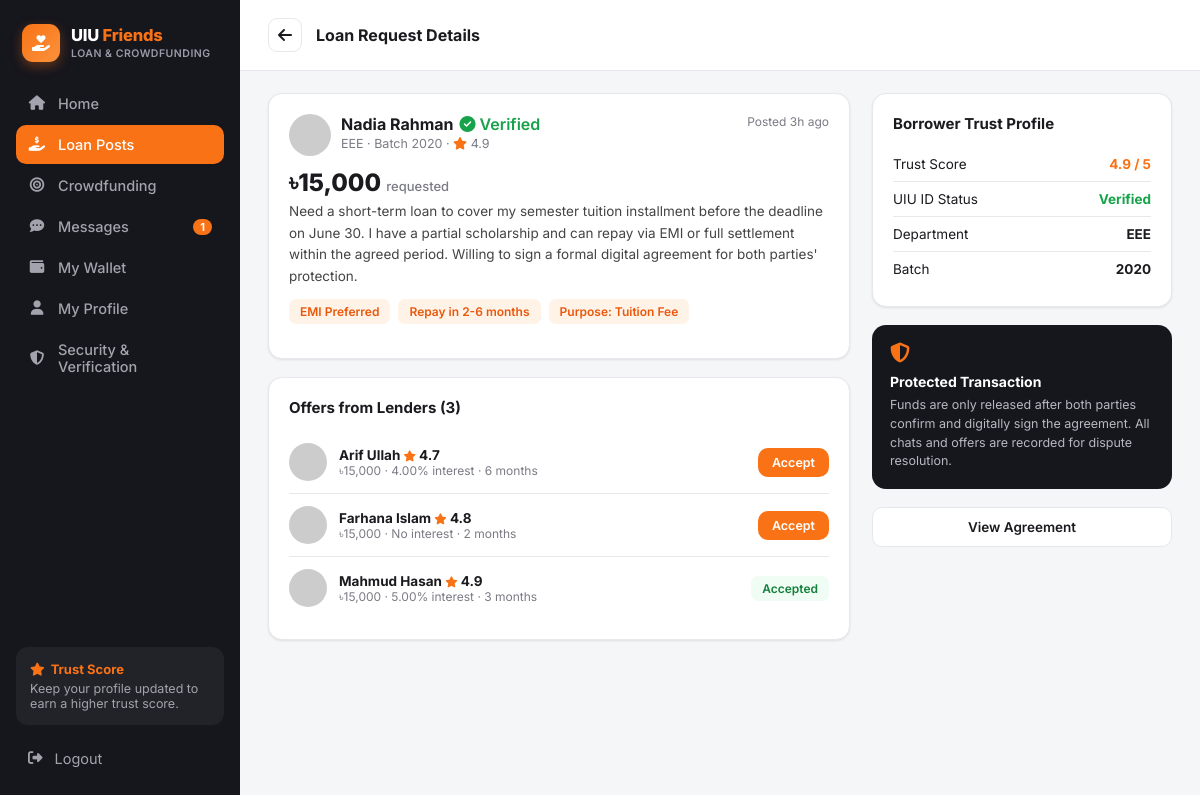
/loan_details.php?id=1 (signed in), run on the app's committed database.
### tables this page shows
CREATE TABLE loan_posts (
    id                  INT AUTO_INCREMENT PRIMARY KEY,
    user_id             INT NOT NULL,
    amount              DECIMAL(12,2) NOT NULL,
    purpose             VARCHAR(100)  NOT NULL,
    description         TEXT          NOT NULL,
    emi_ok              TINYINT(1)    NOT NULL DEFAULT 0,
    repay_period_text   VARCHAR(60)   NOT NULL,       
    status              ENUM('open','funded','closed') NOT NULL DEFAULT 'open',
    admin_status        ENUM('pending','approved','removed') NOT NULL DEFAULT 'approved',
    created_at          DATETIME NOT NULL DEFAULT CURRENT_TIMESTAMP,
    FOREIGN KEY (user_id) REFERENCES users(id) ON DELETE CASCADE
);

CREATE TABLE users (
    id                      INT AUTO_INCREMENT PRIMARY KEY,
    full_name               VARCHAR(120)  NOT NULL,
    email                   VARCHAR(150)  NOT NULL UNIQUE,
    password_hash           VARCHAR(255)  NOT NULL,
    student_id              VARCHAR(30)   NOT NULL UNIQUE,
    department              VARCHAR(20)   NOT NULL,
    batch                   VARCHAR(10)   NOT NULL,
    phone                   VARCHAR(20)   DEFAULT NULL,
    avatar                  VARCHAR(255)  DEFAULT 'assets/img/default-avatar.svg',
    role                    ENUM('user','admin') NOT NULL DEFAULT 'user',
    trust_score             DECIMAL(3,2)  NOT NULL DEFAULT 4.00,
    uiu_id_verified         TINYINT(1)    NOT NULL DEFAULT 0,
    email_verified          TINYINT(1)    NOT NULL DEFAULT 0,
    phone_verified          TINYINT(1)    NOT NULL DEFAULT 0,
    payment_linked          TINYINT(1)    NOT NULL DEFAULT 0,
    agreement_accepted      TINYINT(1)    NOT NULL DEFAULT 0,
    status                  ENUM('active','suspended') NOT NULL DEFAULT 'active',
    created_at              DATETIME      NOT NULL DEFAULT CURRENT_TIMESTAMP
);

CREATE TABLE loan_offers (
    id              INT AUTO_INCREMENT PRIMARY KEY,
    loan_post_id    INT NOT NULL,
    lender_id       INT NOT NULL,
    amount          DECIMAL(12,2) NOT NULL,
    interest_rate   DECIMAL(5,2)  NOT NULL DEFAULT 0,
    tenure_months   INT NOT NULL,
    status          ENUM('pending','accepted','rejected','withdrawn') NOT NULL DEFAULT 'pending',
    created_at      DATETIME NOT NULL DEFAULT CURRENT_TIMESTAMP,
    FOREIGN KEY (loan_post_id) REFERENCES loan_posts(id) ON DELETE CASCADE,
    FOREIGN KEY (lender_id) REFERENCES users(id) ON DELETE CASCADE
);

### includes/functions.php (called while the page is built, shortened)
<?php
require_once __DIR__ . '/../config/db.php';
function is_logged_in(): bool {
    return isset($_SESSION['user_id']);
}
function current_user(): ?array {
    global $pdo;
    $stmt = $pdo->prepare("SELECT * FROM users WHERE id = ?");
    $stmt->execute([$_SESSION['user_id']]);
    $cache = $stmt->fetch();
    return $cache;
}
function e(?string $str): string {
    return htmlspecialchars($str ?? '', ENT_QUOTES, 'UTF-8');
}
function taka(float $amount): string {
    return '৳' . number_format($amount, $amount == floor($amount) ? 0 : 2);
}
function time_ago(string $datetime): string {
    $diff = time() - strtotime($datetime);
    if ($diff < 86400) return floor($diff / 3600) . 'h ago';
    return floor($diff / 86400) . 'd ago';
}

### loan_details.php (the view, shortened to what this page needs)
<?php
require_once __DIR__ . '/includes/functions.php';
$u = current_user();
$id = (int)($_GET['id'] ?? 0);
$stmt = $pdo->prepare("SELECT lp.*, u.full_name, u.department, u.batch, u.trust_score, u.uiu_id_verified, u.avatar, u.id as owner_id
    FROM loan_posts lp JOIN users u ON u.id = lp.user_id WHERE lp.id = ?");
$stmt->execute([$id]);
$post = $stmt->fetch();
$isOwner = $post['owner_id'] == $u['id'];
$offStmt = $pdo->prepare("SELECT lo.*, u.full_name, u.avatar, u.trust_score FROM loan_offers lo JOIN users u ON u.id=lo.lender_id WHERE lo.loan_post_id=? ORDER BY lo.created_at DESC");
$offStmt->execute([$id]);
$offers = $offStmt->fetchAll();
$agStmt = $pdo->prepare("SELECT id FROM agreements WHERE loan_post_id=? LIMIT 1");
$agStmt->execute([$id]);
$existingAgreement = $agStmt->fetch();
include __DIR__ . '/includes/header.php';
?>
<div class="app-shell">
  <?php include __DIR__ . '/includes/sidebar.php'; ?>
  <div class="main-area">
    <div class="page-header">
      <a href="loan_posts.php" class="back-btn"><i class="fa-solid fa-arrow-left"></i></a>
      <h1>Loan Request Details</h1>
    </div>
    <div class="detail-wrap">
      <div class="detail-main">
        <div class="card">
          <div class="post-head">
            <div class="post-user">
              <img src="<?= e($post['avatar']) ?>" alt="">
              <div>
                <div class="name" style="font-size:16px;"><?= e($post['full_name']) ?> <?= $post['uiu_id_verified'] ? '<span class="badge-verified"><i class="fa-solid fa-circle-check"></i> Verified</span>' : '' ?></div>
                <div class="meta"><?= e($post['department']) ?> · Batch <?= e($post['batch']) ?> · <i class="fa-solid fa-star" style="color:#f97316"></i> <?= number_format($post['trust_score'],1) ?></div>
              </div>
            </div>
            <div class="post-time">Posted <?= time_ago($post['created_at']) ?></div>
          </div>
          <div class="post-amount"><?= taka($post['amount']) ?> <span>requested</span></div>
          <div class="post-desc"><?= nl2br(e($post['description'])) ?></div>
          <div class="tag-row">
            <?php if ($post['emi_ok']): ?><span class="tag">EMI Preferred</span><?php endif; ?>
            <span class="tag"><?= e($post['repay_period_text']) ?></span>
            <span class="tag">Purpose: <?= e($post['purpose']) ?></span>
          </div>
        </div>
        <div class="card">
          <h3>Offers from Lenders (<?= count($offers) ?>)</h3>
          <?php foreach ($offers as $o): ?>
            <div class="offer-item">
              <img src="<?= e($o['avatar']) ?>" alt="">
              <div>
                <div class="name"><?= e($o['full_name']) ?> <i class="fa-solid fa-star" style="color:#f97316;font-size:11px;"></i> <?= number_format($o['trust_score'],1) ?></div>
                <div class="sub"><?= taka($o['amount']) ?> · <?= $o['interest_rate'] > 0 ? $o['interest_rate'].'% interest' : 'No interest' ?> · <?= $o['tenure_months'] ?> months</div>
              </div>
              <?php if ($o['status'] === 'accepted'): ?>
                <span class="tag" style="background:#f0fdf4;color:#15803d;">Accepted</span>
              <?php elseif ($o['status'] === 'rejected'): ?>
                <span class="tag" style="background:#fef2f2;color:#b91c1c;">Not selected</span>
              <?php elseif ($isOwner && $post['status'] === 'open'): ?>
                <form method="post">
                  <button type="submit" class="btn btn-primary btn-sm">Accept</button>
                </form>
              <?php else: ?>
                <span class="tag">Pending</span>
              <?php endif; ?>
            </div>
          <?php endforeach; ?>
        </div>
      </div>
      <div class="detail-side">
        <div class="card">
          <h3>Borrower Trust Profile</h3>
          <div class="info-row"><span>Trust Score</span><span class="val orange"><?= number_format($post['trust_score'],1) ?> / 5</span></div>
          <div class="info-row"><span>UIU ID Status</span><span class="val <?= $post['uiu_id_verified']?'green':'' ?>"><?= $post['uiu_id_verified'] ? 'Verified' : 'Pending' ?></span></div>
          <div class="info-row"><span>Department</span><span class="val"><?= e($post['department']) ?></span></div>
          <div class="info-row"><span>Batch</span><span class="val"><?= e($post['batch']) ?></span></div>
        </div>
        <div class="safety-box">
          <i class="fa-solid fa-shield-halved"></i>
          <h4>Protected Transaction</h4>
          <p>Funds are only released after both parties confirm and digitally sign the agreement. All chats and offers are recorded for dispute resolution.</p>
        </div>
        <?php if ($existingAgreement): ?>
        <a href="agreement.php?id=<?= $existingAgreement['id'] ?>" class="btn btn-outline btn-block">View Agreement</a>
        <?php endif; ?>
      </div>
    </div>
  </div>
</div>
</body>
</html>

### assets/css/style.css (style rules this page uses)
:root { --orange: #f97316; --orange-dark: #ea580c; --sidebar-bg: #16161d; --sidebar-text: #a3a3ad; --sidebar-active: #f97316; --bg: #f5f6f8; --card-bg: #ffffff; --border: #e8e8ec; --text-dark: #1a1a1f; --text-muted: #7b7b85; --green: #16a34a; --radius: 14px; --shadow: 0 1px 3px rgba(0,0,0,.06), 0 1px 2px rgba(0,0,0,.04); }
* { box-sizing: border-box; }
body { margin: 0; font-family: 'Inter', -apple-system, BlinkMacSystemFont, 'Segoe UI', sans-serif; background: var(--bg); color: var(--text-dark); }
a { text-decoration: none; color: inherit; }
img { max-width: 100%; display: block; }
button { font-family: inherit; cursor: pointer; }
.app-shell { display: flex; min-height: 100vh; }
.main-area { flex: 1; min-width: 0; display: flex; flex-direction: column; }
.badge-verified { color: var(--green); font-weight: 600; display:inline-flex; align-items:center; gap:4px; }
.card { background: var(--card-bg); border: 1px solid var(--border); border-radius: var(--radius); box-shadow: var(--shadow); padding: 20px; }
.card h3 { margin: 0 0 14px; font-size: 15px; }
.btn { border: none; border-radius: 10px; padding: 11px 18px; font-size: 13.5px; font-weight: 600; display: inline-flex; align-items: center; gap: 8px; }
.btn-primary { background: var(--orange); color: #fff; }
.btn-outline { background: #fff; border: 1px solid var(--border); color: var(--text-dark); }
.btn-block { width: 100%; justify-content: center; }
.btn-sm { padding: 7px 14px; font-size: 12.5px; }
.post-head { display: flex; justify-content: space-between; align-items: flex-start; }
.post-user { display: flex; gap: 10px; }
.post-user img { width: 42px; height: 42px; border-radius: 50%; object-fit: cover; }
.post-user .name { font-weight: 700; font-size: 14.5px; display:flex; gap:6px; align-items:center; }
.post-user .meta { font-size: 12.5px; color: var(--text-muted); margin-top:2px; }
.post-time { font-size: 12px; color: var(--text-muted); }
.post-amount { font-size: 24px; font-weight: 800; margin: 12px 0 4px; }
.post-amount span { font-size: 13px; font-weight: 500; color: var(--text-muted); }
.post-desc { font-size: 13.5px; color: #444; line-height: 1.6; margin-bottom: 12px; }
.tag-row { display: flex; gap: 8px; flex-wrap: wrap; margin-bottom: 14px; }
.tag { background: #fff3e8; color: var(--orange-dark); font-size: 12px; font-weight: 600; padding: 5px 11px; border-radius: 7px; }
.safety-box { background: var(--sidebar-bg); color: #fff; border-radius: var(--radius); padding: 18px; }
.safety-box i { color: var(--orange); font-size: 20px; margin-bottom: 10px; }
.safety-box h4 { margin: 0 0 6px; font-size: 14px; }
.safety-box p { margin: 0; font-size: 12.5px; color: #b8b8c2; line-height: 1.5; }
.page-header { display: flex; align-items: center; gap: 14px; padding: 18px 28px; background: #fff; border-bottom: 1px solid var(--border); }
.page-header .back-btn { width: 34px; height: 34px; border-radius: 9px; border: 1px solid var(--border); display: flex; align-items: center; justify-content: center; }
.page-header h1 { font-size: 16px; margin: 0; }
.detail-wrap { display: flex; gap: 22px; padding: 22px 28px; align-items: flex-start; }
.detail-main { flex: 1; min-width: 0; display: flex; flex-direction: column; gap: 18px; }
.detail-side { width: 300px; flex-shrink: 0; display: flex; flex-direction: column; gap: 18px; }
.info-row { display: flex; justify-content: space-between; padding: 9px 0; font-size: 13.5px; border-bottom: 1px solid var(--border); }
.info-row:last-child { border-bottom: none; }
.info-row .val { font-weight: 700; }
.info-row .val.orange { color: var(--orange); }
.info-row .val.green { color: var(--green); }
.offer-item { display: flex; align-items: center; gap: 12px; padding: 12px 0; border-bottom: 1px solid var(--border); }
.offer-item:last-child { border-bottom: none; }
.offer-item img { width: 38px; height: 38px; border-radius: 50%; object-fit: cover; }
.offer-item .name { font-size: 13.5px; font-weight: 700; }
.offer-item .sub { font-size: 12px; color: var(--text-muted); }

### data on the page
loan_posts: user.full_name "Nadia Rahman", user.department "EEE", user.batch "2020", user.trust_score "4.9", created_at "3h ago", amount "৳15,000", description "Need a short-term loan to cover my semester tuition installment before the deadline on June 30. I have a partial scholarship and can repay via EMI or full settlement within the agreed period. Willing to sign a formal digital agreement for both parties' protection.", repay_period_text "Repay in 2-6 months", purpose "Tuition Fee"
loan_offers: lender.full_name "Arif Ullah", lender.trust_score "4.7", amount "৳15,000", interest_rate "4.00", tenure_months "6"
loan_offers: lender.full_name "Farhana Islam", lender.trust_score "4.8", amount "৳15,000", interest_rate "No interest", tenure_months "2"
loan_offers: lender.full_name "Mahmud Hasan", lender.trust_score "4.9", amount "৳15,000", interest_rate "5.00", tenure_months "3", status "Accepted"

### other printed values
$item['label'] "Home"
$item['label'] "Loan Posts"
$item['label'] "Crowdfunding"
$item['label'] "Messages"
$unread "1"
$item['label'] "My Wallet"
$item['label'] "My Profile"
$item['label'] "Security & Verification"
count($offers) "3"
